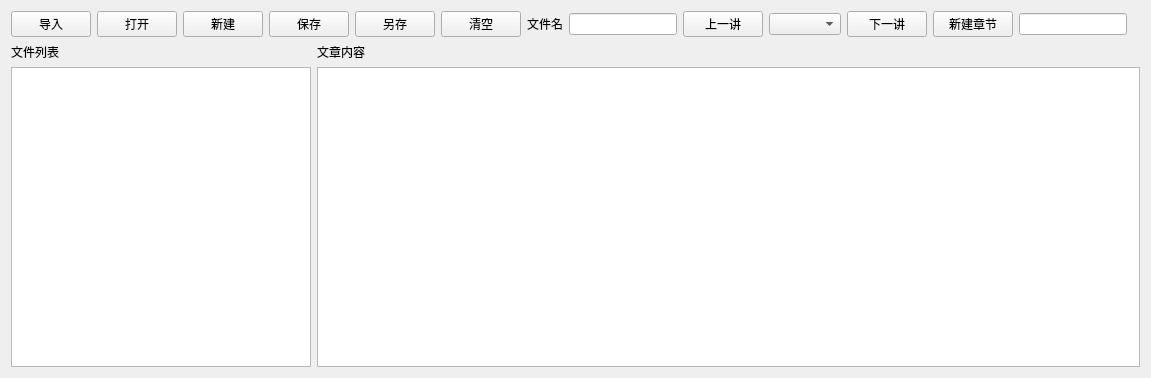
          <widget class="QWidget" name="tab_3">
           <attribute name="title">
            <string>解经材料</string>
           </attribute>
           <layout class="QVBoxLayout" name="verticalLayout_8">
            <item>
             <layout class="QHBoxLayout" name="horizontalLayout_13">
              <item>
               <widget class="QPushButton" name="pushButton_load_folder">
                <property name="text">
                 <string>导入</string>
                </property>
               </widget>
              </item>
              <item>
               <widget class="QPushButton" name="pushButton_load_json">
                <property name="text">
                 <string>打开</string>
                </property>
               </widget>
              </item>
              <item>
               <widget class="QPushButton" name="pushButton_new">
                <property name="text">
                 <string>新建</string>
                </property>
               </widget>
              </item>
              <item>
               <widget class="QPushButton" name="pushButton_save_json">
                <property name="text">
                 <string>保存</string>
                </property>
               </widget>
              </item>
              <item>
               <widget class="QPushButton" name="pushButton_save_json_as">
                <property name="text">
                 <string>另存</string>
                </property>
               </widget>
              </item>
              <item>
               <widget class="QPushButton" name="pushButton_clear_all">
                <property name="text">
                 <string>清空</string>
                </property>
               </widget>
              </item>
              <item>
               <widget class="QLabel" name="label_22">
                <property name="text">
                 <string>文件名</string>
                </property>
               </widget>
              </item>
              <item>
               <widget class="QLineEdit" name="lineEdit_book_title">
                <property name="maximumSize">
                 <size>
                  <width>300</width>
                  <height>16777215</height>
                 </size>
                </property>
               </widget>
              </item>
              <item>
               <widget class="QPushButton" name="pushButton_last_chapter">
                <property name="text">
                 <string>上一讲</string>
                </property>
               </widget>
              </item>
              <item>
               <widget class="QComboBox" name="comboBox_book_chapter">
                <property name="sizePolicy">
                 <sizepolicy hsizetype="Expanding" vsizetype="Fixed">
                  <horstretch>0</horstretch>
                  <verstretch>0</verstretch>
                 </sizepolicy>
                </property>
               </widget>
              </item>
              <item>
               <widget class="QPushButton" name="pushButton_next_chapter">
                <property name="text">
                 <string>下一讲</string>
                </property>
               </widget>
              </item>
              <item>
               <widget class="QPushButton" name="pushButton_new_chapter">
                <property name="text">
                 <string>新建章节</string>
                </property>
               </widget>
              </item>
              <item>
               <widget class="QLineEdit" name="lineEdit_new_chapter">
                <property name="sizePolicy">
                 <sizepolicy hsizetype="Preferred" vsizetype="Fixed">
                  <horstretch>0</horstretch>
                  <verstretch>0</verstretch>
                 </sizepolicy>
                </property>
               </widget>
              </item>
              <item>
               <widget class="QLabel" name="label_33">
                <property name="text">
                 <string/>
                </property>
               </widget>
              </item>
             </layout>
            </item>
            <item>
             <layout class="QHBoxLayout" name="horizontalLayout_19">
              <item>
               <layout class="QVBoxLayout" name="verticalLayout_3">
                <item>
                 <widget class="QLabel" name="label_31">
                  <property name="sizePolicy">
                   <sizepolicy hsizetype="Fixed" vsizetype="Preferred">
                    <horstretch>0</horstretch>
                    <verstretch>0</verstretch>
                   </sizepolicy>
                  </property>
                  <property name="text">
                   <string>文件列表</string>
                  </property>
                 </widget>
                </item>
                <item>
                 <widget class="QListWidget" name="listWidget_docs">
                  <property name="maximumSize">
                   <size>
                    <width>300</width>
                    <height>16777215</height>
                   </size>
                  </property>
                  <property name="dragEnabled">
                   <bool>true</bool>
                  </property>
                 </widget>
                </item>
               </layout>
              </item>
              <item>
               <layout class="QVBoxLayout" name="verticalLayout_7">
                <item>
                 <widget class="QLabel" name="label_32">
                  <property name="sizePolicy">
                   <sizepolicy hsizetype="Fixed" vsizetype="Preferred">
                    <horstretch>0</horstretch>
                    <verstretch>0</verstretch>
                   </sizepolicy>
                  </property>
                  <property name="text">
                   <string>文章内容</string>
                  </property>
                 </widget>
                </item>
                <item>
                 <widget class="QPlainTextEdit" name="plainTextEdit_scripture_explain">
                  <property name="minimumSize">
                   <size>
                    <width>0</width>
                    <height>300</height>
                   </size>
                  </property>
                  <property name="font">
                   <font>
                    <family>Songti SC</family>
                    <pointsize>15</pointsize>
                   </font>
                  </property>
                 </widget>
                </item>
               </layout>
              </item>
             </layout>
            </item>
           </layout>
          </widget>
